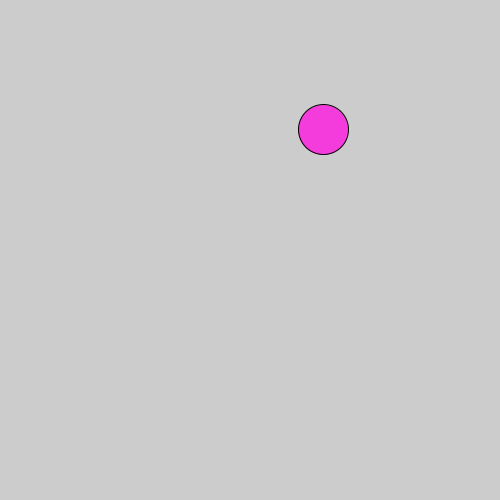
Frame 1 (no input)
Frame 60 (the mouse pressed at the canvas centre just before this capture): identical to frame 1, image omitted
Frame 120 (the mouse held since frame 60 and released just before this capture): identical to frame 1, image omitted

The Processing sketch that drew this single still picture (run headless with seeded random() and noise(); from frame 60 on, the mouse is pressed at the canvas centre):

// Processing sketch: WhileLoopPractice
// ── WhileLoopPractice.pde
float x = 0; //global variables (they are not trapped)
float y = 0; //we can see them in ANY function
int diameter = 50;
void setup(){
   size(500, 500); 
   drawRandomCircle();
}

void drawRandomCircle(){
  //float variableName = random(min, max);
   x = random(0, width);
   y = random(0, height);
   
   //color c = color(r, g, b);
   float red = random(0, 256);
   float green = random(0, 256);
   float blue = random(0, 256);
   fill(red, green, blue);
   circle(x, y, diameter);
}

void draw(){
   
}

void mouseClicked(){
  //we have x and y from global variables
  //we have mouseX and mouseY from built in variables
  float xPart = x - mouseX;
  float yPart = y - mouseY;
  float distance = sqrt(xPart*xPart + yPart*yPart);
  if (distance < diameter/2){
    drawRandomCircle();
  }
}
